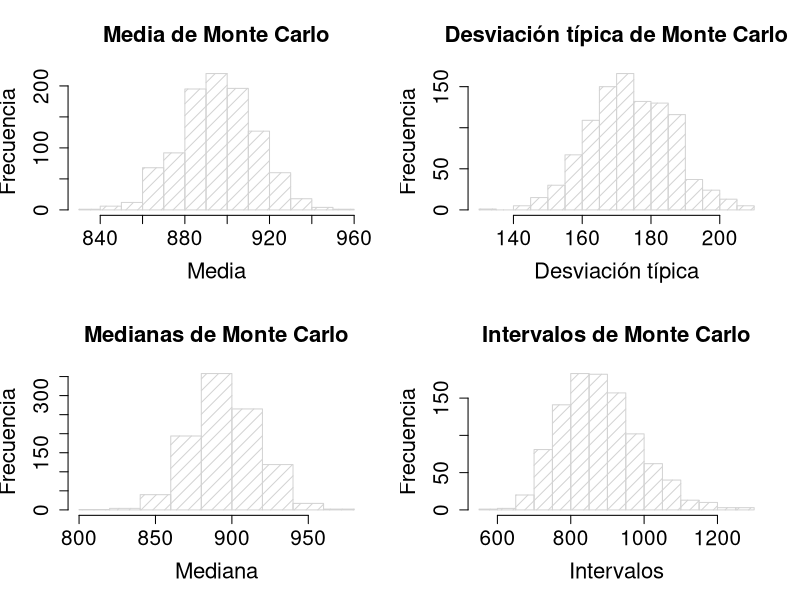

Source code (R):
#####################################################
#                                                   #
# Cálculo de Intervalos de Confianza de Monte Carlo #
#                                                   #
#####################################################

m <- 1000 # Número de simulaciones
n <- 100  # Tamaño de la muestra

# Genera una matriz de nxm con valores N(896,174)
# La media de la muestra y la desviación estándar muestral para esta muestra aleatoria son xn = 896 y sn = 174
# y la distribución de las puntuaciones es aproximadamente normal

x <- matrix(rnorm((m*n),896,174),nrow=m)

# Media de cada una de las filas de X
means <- apply(x,1,mean)

 # Desviación típica de cada una de las filas de x
sdevs <- sqrt(apply(x,1,var))

# Mediana de cada una de las filas de x
medians <- apply(x,1,median)

# Intervalo de cada una de las filas de x
ranges <- apply(apply(x,1,range),2,diff) 

# Crea una ventana de 2x2
par(mfrow=c(2,2))

# Muestra un histograma de las medias de Monte Carlo
hist(means,xlab="Media", ylab="Frecuencia", main="Media de Monte Carlo",
     angle=45,density=12,cex.axis=1.5,cex.lab=1.6,cex.main=1.6) 

# Muestra un histograma de la desviación típica de Monte Carlo
hist(sdevs,xlab="Desviación típica",ylab="Frecuencia",angle=45,density=12,main=
       "Desviación típica de Monte Carlo",cex.axis=1.5,cex.lab=1.6,cex.main=1.6)

# Muestra un histograma de las medianas de Monte Carlo
hist(medians,xlab="Mediana",ylab="Frecuencia",main="Medianas de Monte Carlo",angle=45,
     density=12,cex.axis=1.5,cex.lab=1.6,cex.main=1.6)

# Muestra un histograma de los intervalos de Monte Carlo
hist(ranges,xlab="Intervalos",ylab="Frecuencia",main="Intervalos de Monte Carlo",angle=45,
     density=12,cex.axis=1.5,cex.lab=1.6,cex.main=1.6)

